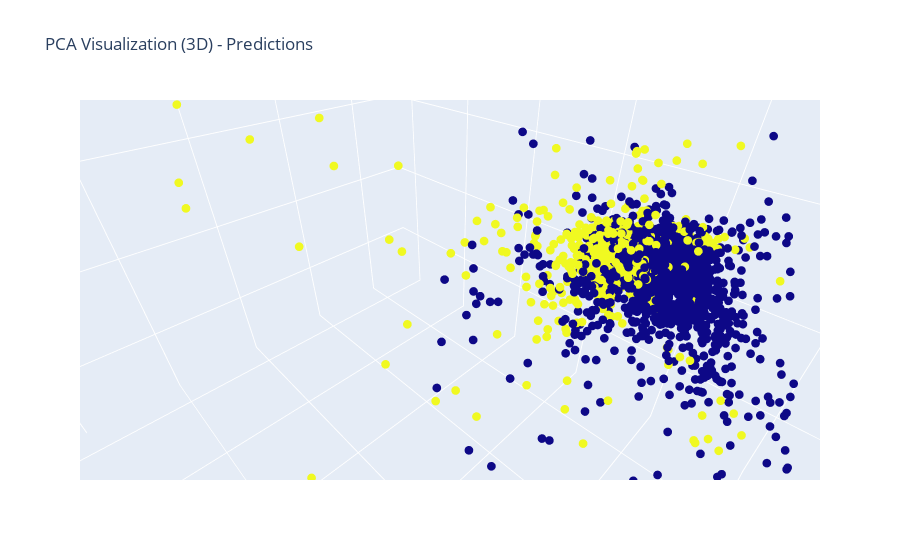

The cell this chart's notebook holds for it:
### Code cell
plot_pca_predict_3d_remove_outlier(X_smote, X_test, y_smote, y_test, 7, 3)

### Figure 1 — Plotly figure (JSON) as saved in the notebook; plotly's stock layout.template omitted (floating-point values rounded to 4 significant figures; data arrays with more than 128 entries replaced by an {"elided": "..."} marker saying what was removed)
{"data": [{"marker": {"color": {"elided": "3120 int values"}, "size": 3}, "mode": "markers", "type": "scatter3d", "x": {"elided": "3120 float values"}, "y": {"elided": "3120 float values"}, "z": {"elided": "3120 float values"}}], "layout": {"autosize": true, "scene": {"aspectmode": "auto", "aspectratio": {"x": 0.8956, "y": 1.191, "z": 0.9376}, "camera": {"center": {"x": 0, "y": 0, "z": 0}, "eye": {"x": 0.1238, "y": 0.1238, "z": 0.1238}, "projection": {"type": "perspective"}, "up": {"x": 0, "y": 0, "z": 1}}, "xaxis": {"title": {"text": "PC1"}, "type": "linear"}, "yaxis": {"title": {"text": "PC2"}, "type": "linear"}, "zaxis": {"title": {"text": "PC3"}, "type": "linear"}}, "title": {"text": "PCA Visualization (3D) - Predictions"}}}
